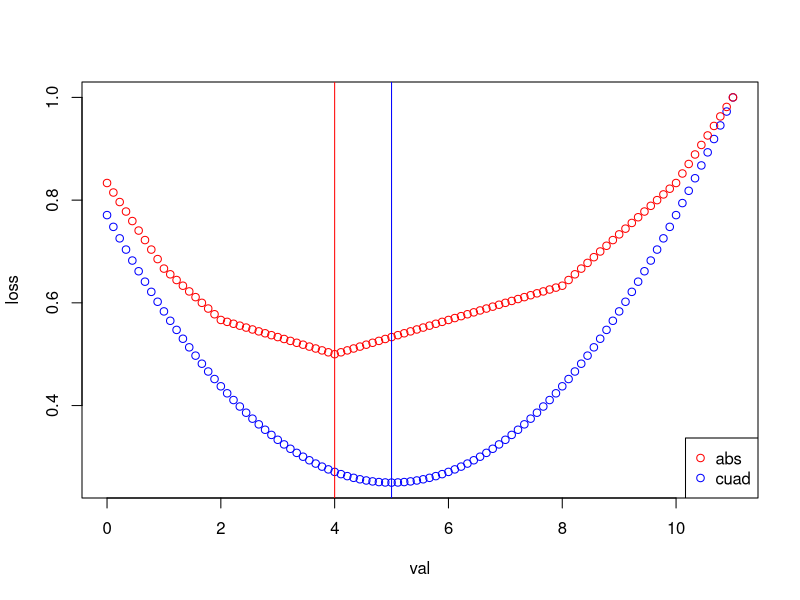

R code for this plot:
## ---- chunk 1
perdida_cuad = function(p, y) {
  return(sum((y - p)**2))
}

perdida_abs = function(p, y) {
  return(sum(abs(y - p)))
}
## ---- chunk 2
grid_search = function(y, loss, breaks = 100) {
  grid = data.frame(val = seq(min(y) - 1, max(y) + 1, length.out = breaks), loss = NA)
  for (i in 1:breaks) {
    grid$loss[i] = loss(y, grid$val[i])
  }
  return(grid)
}
## ---- chunk 3
v = c(1, 2, 4, 8, 10)

grid_abs = grid_search(v, perdida_abs, 100)
grid_cuad = grid_search(v, perdida_cuad, 100)
grid_abs$loss = grid_abs$loss / max(grid_abs$loss)
grid_cuad$loss = grid_cuad$loss / max(grid_cuad$loss)

plot(loss ~ val, data = grid_cuad, col = "blue")
points(loss ~ val, data = grid_abs, pch = 1, col = "red")

abline(v = grid_cuad$val[which.min(grid_cuad$loss)], col = "blue")
abline(v = grid_abs$val[which.min(grid_abs$loss)], col = "red")

legend("bottomright", legend = c("abs", "cuad"), col = c("red", "blue"), pch = 1)
